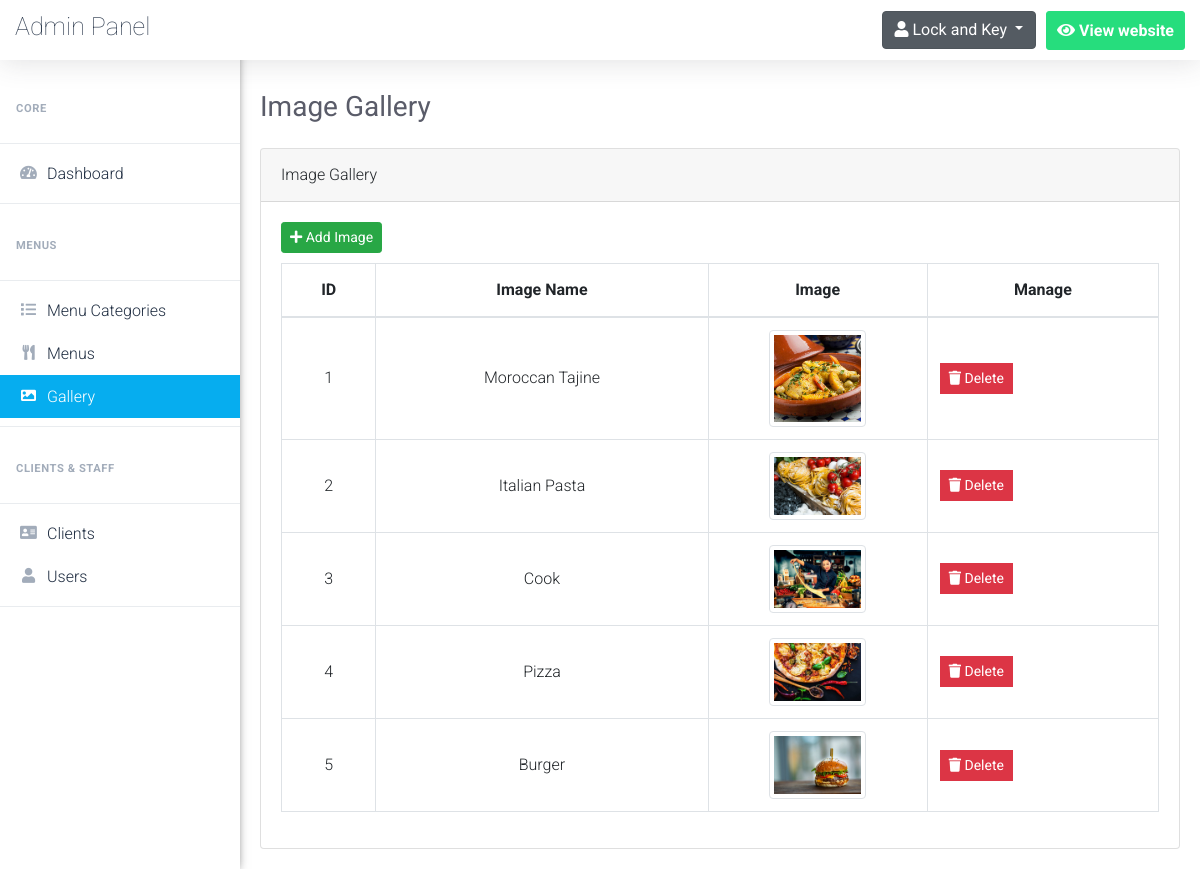
The page /admin/gallery.php (signed in) on the database its author committed.
### tables this page shows
CREATE TABLE `image_gallery` (
  `image_id` int(2) NOT NULL,
  `image_name` varchar(30) NOT NULL,
  `image` varchar(255) NOT NULL
);

### admin/gallery.php (the view, shortened to what this page needs)
<?php
	$pageTitle = 'Image Gallery';
	if(isset($_SESSION['username_restaurant_qRewacvAqzA']) && isset($_SESSION['password_restaurant_qRewacvAqzA']))
	{
		include 'connect.php';
		include 'Includes/templates/header.php';
		include 'Includes/templates/navbar.php';
        ?>
        <?php
            $stmt = $con->prepare("SELECT * FROM image_gallery");
            $stmt->execute();
            $gallery = $stmt->fetchAll();
        ?>
        <div class="card">
            <div class="card-header">
                <?php echo $pageTitle; ?>
            </div>
            <div class="card-body">
                <button class="btn btn-success btn-sm" style="margin-bottom: 10px;" type="button" data-toggle="modal" data-target="#add_new_image" data-placement="top">
                    <i class="fa fa-plus"></i>
                    Add Image
                </button>
                <table class="table table-bordered gallery-table">
                    <thead>
                        <tr>
                            <th scope="col">ID</th>
                            <th scope="col">Image Name</th>
                            <th scope="col">Image</th>
                            <th scope="col">Manage</th>
                        </tr>
                    </thead>
                    <tbody>
                        <?php
                            foreach($gallery as $image)
                            {
                                echo "<tr>";
                                    echo "<td>";
                                        echo $image['image_id'];
                                    echo "</td>";
                                    echo "<td style = 'text-transform: capitalize'>";
                                        echo $image['image_name'];
                                    echo "</td>";
                                    $src = "./Uploads/images/".$image['image'];
                                    echo "<td style='width:25%!important'>";
                                        echo "<img src='".$src."' class='image_gallery img-fluid img-thumbnail' alt='".$image['image_name']."'>";
                                    echo "</td>";
                                    echo "<td>";
                                        $delete_data = "delete_".$image["image_id"];
                                        ?>
                                            <ul class="list-inline m-0">
                                                <li class="list-inline-item" data-toggle="tooltip" title="Delete">
                                                    <button class="btn btn-danger btn-sm rounded-0" type="button" data-toggle="modal" data-target="#<?php echo $delete_data; ?>" data-placement="top">
                                                        <i class="fa fa-trash"></i>
                                                        Delete
                                                    </button>
                                                </li>
                                            </ul>
                                        <?php
                                    echo "</td>";
                                echo "</tr>";
                            }
                        ?>
                    </tbody>
                </table>
            </div>
        </div>
        <?php
        include 'Includes/templates/footer.php';
    }
    else
    {
        header('Location: index.php');
        exit();
    }
?>

### admin/Design/css/main.css (style rules this page uses)
ul { display: block; list-style: none; padding: 0; margin: 0; }
html { scroll-behavior: smooth; }
body { font-family: 'Roboto', sans-serif; font-size: 16px; line-height: 28px; font-weight: 300; }
.list-inline { display: flex; }

### admin/gallery.php (style rules this page uses)
.gallery-table td, .gallery-table th { vertical-align: middle; text-align: center; }
.image_gallery { width: 50%; }

### rows shown on the page
image_gallery: image_id "1", image_name "Moroccan Tajine", image (picture)
image_gallery: image_id "2", image_name "Italian Pasta", image (picture)
image_gallery: image_id "3", image_name "Cook", image (picture)
image_gallery: image_id "4", image_name "Pizza", image (picture)
image_gallery: image_id "5", image_name "Burger", image (picture)

### other values the page prints
$pageTitle "Image Gallery"
